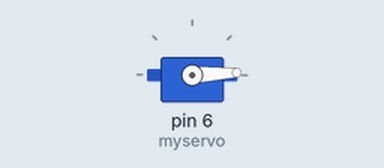
Recording of a sketch running on a simulated Arduino Uno, built with avr-gcc and run on an emulated ATmega328P. Parts: servo.

Above: at 1.05 s.
At 1.9 s:
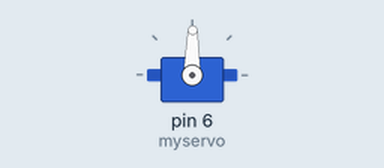
At 2.75 s:
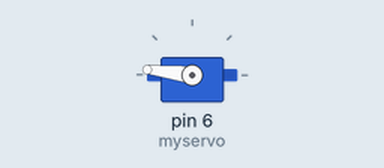
At 4.45 s:
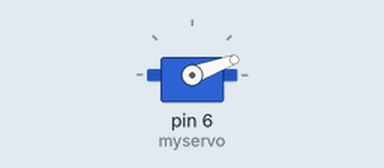
Timing chart, 0 to 9.4 s (numbered marks = the images above):
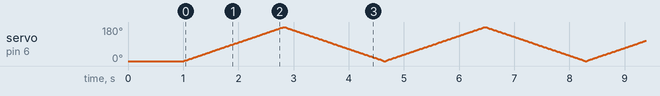

The sketch:

servo.ino
```cpp
/***********************************************************
File name: 09_servo.ino
Description:   The servo motor are rotated to 15 degrees, 30
               degrees, 45 degrees, 60 degrees, 75 degrees,
               90 degrees, 75 degrees, 60 degrees, 45 degrees,
               30 degrees, 15 degrees, 0 degrees, and then from
               0 degrees to 180 degrees and from 180 degrees to
               0 degrees.
Website: www.quadstore.in
***********************************************************/

#include <Servo.h>
Servo myservo;//create servo object to control a servo

void setup()
{
  myservo.attach(6);//attachs the servo on pin 9 to servo object
  myservo.write(0);//back to 0 degrees
  delay(1000);//wait for a second
}

void loop()
{
  for(int num=0;num<=180;num++)
  {
     myservo.write(num);//back to 'num' degrees(0 to 180)
     delay(10);//control servo speed
  }
  for(int num=180;num>=0;num--)
  {
     myservo.write(num);//back to 'num' degrees(180 to 0)
     delay(10);//control servo speed
  }
}
```
